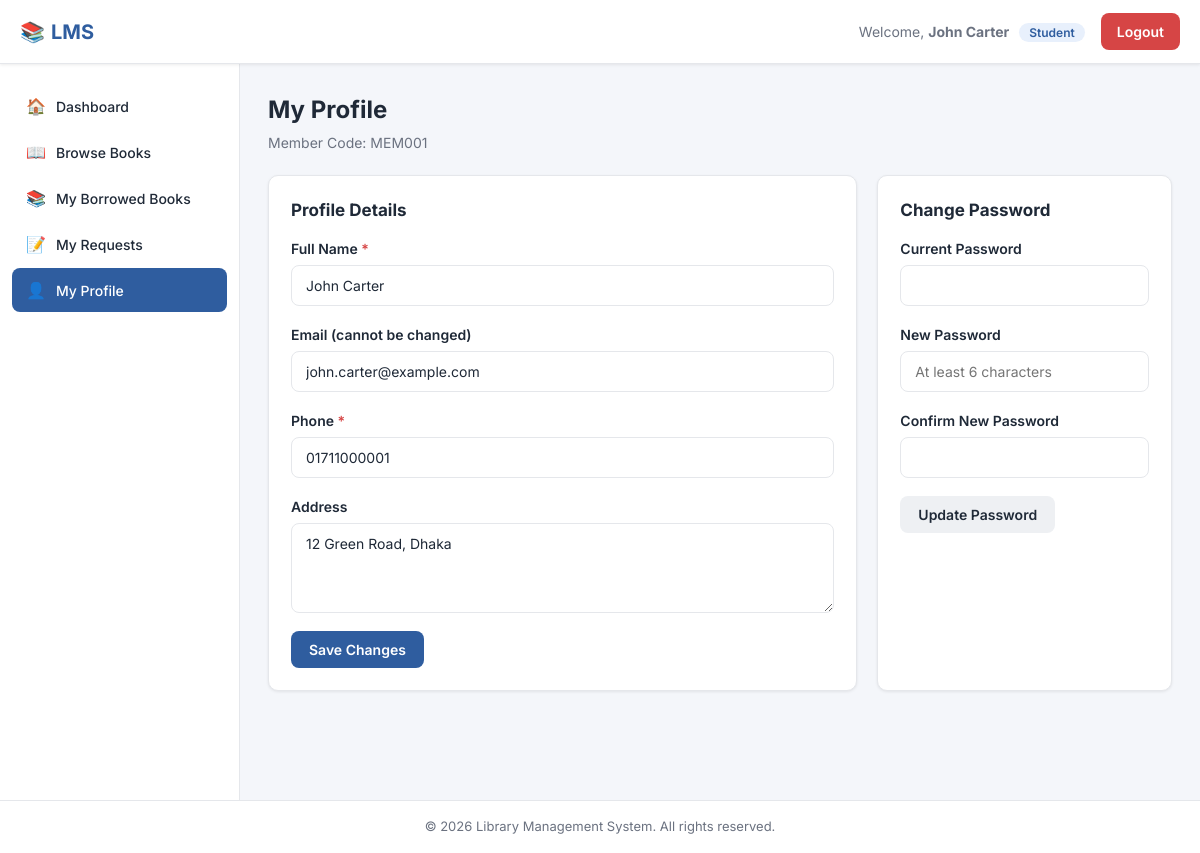
The page /student/profile.php (signed in) on the database its author committed.
### tables this page shows
CREATE TABLE members (
    member_id INT AUTO_INCREMENT PRIMARY KEY,
    member_code VARCHAR(20) NOT NULL UNIQUE,
    full_name VARCHAR(100) NOT NULL,
    email VARCHAR(100) NOT NULL UNIQUE,
    password VARCHAR(255) NOT NULL,        
    phone VARCHAR(20) NOT NULL,
    address VARCHAR(255),
    membership_date DATE NOT NULL,
    status ENUM('Pending', 'Active', 'Inactive', 'Rejected') NOT NULL DEFAULT 'Pending',
    approved_by INT DEFAULT NULL,
    FOREIGN KEY (approved_by) REFERENCES admins(admin_id) ON DELETE SET NULL
);

### student/profile.php (the view, shortened to what this page needs)
<?php
require_once '../config/config.php';
$studentId = $_SESSION['student_id'];
$stmt = $conn->prepare('SELECT * FROM members WHERE member_id = ?');
$stmt->bind_param('i', $studentId);
$stmt->execute();
$student = $stmt->get_result()->fetch_assoc();
include '../includes/header.php';
include '../includes/student_sidebar.php';
?>
<div class="page-header">
    <div>
        <h1>My Profile</h1>
        <p class="subtitle">Member Code: <?php echo htmlspecialchars($student['member_code']); ?></p>
    </div>
</div>
<div class="dash-grid">
    <div class="card">
        <h2>Profile Details</h2>
        <form method="POST" action="profile.php">
            <div class="form-group">
                <label for="full_name">Full Name <span class="required">*</span></label>
                <input type="text" id="full_name" name="full_name" value="<?php echo htmlspecialchars($student['full_name']); ?>">
            </div>
            <div class="form-group">
                <label>Email (cannot be changed)</label>
                <input type="email" value="<?php echo htmlspecialchars($student['email']); ?>" disabled>
            </div>
            <div class="form-group">
                <label for="phone">Phone <span class="required">*</span></label>
                <input type="text" id="phone" name="phone" value="<?php echo htmlspecialchars($student['phone']); ?>">
            </div>
            <div class="form-group">
                <label for="address">Address</label>
                <textarea id="address" name="address"><?php echo htmlspecialchars($student['address']); ?></textarea>
            </div>
            <button type="submit" class="btn btn-primary">Save Changes</button>
        </form>
    </div>
    <div class="card">
        <h3>Change Password</h3>
        <form method="POST" action="profile.php">
            <div class="form-group">
                <label for="current_password">Current Password</label>
                <input type="password" id="current_password" name="current_password">
            </div>
            <div class="form-group">
                <label for="new_password">New Password</label>
                <input type="password" id="new_password" name="new_password" placeholder="At least 6 characters">
            </div>
            <div class="form-group">
                <label for="confirm_new_password">Confirm New Password</label>
                <input type="password" id="confirm_new_password" name="confirm_new_password">
            </div>
            <button type="submit" class="btn btn-secondary">Update Password</button>
        </form>
    </div>
</div>
<?php include '../includes/footer.php'; ?>

### assets/css/style.css (style rules this page uses)
:root { --primary: #2f5d9f; --primary-dark: #234879; --primary-light: #e8f0fc; --accent: #f0a500; --success: #1e9e5a; --success-bg: #e6f7ee; --danger: #d64545; --danger-bg: #fdecec; --warning: #e8a33d; --warning-bg: #fdf3e2; --text-dark: #1f2937; --text-muted: #6b7280; --border-color: #e5e7eb; --bg-body: #f4f6fa; --bg-white: #ffffff; --radius: 10px; --shadow-sm: 0 1px 3px rgba(0,0,0,0.08); --shadow-md: 0 4px 14px rgba(0,0,0,0.08); --sidebar-width: 240px; --topbar-height: 64px; }
* { margin: 0; padding: 0; box-sizing: border-box; }
body { font-family: 'Inter', -apple-system, BlinkMacSystemFont, 'Segoe UI', sans-serif; background: var(--bg-body); color: var(--text-dark); line-height: 1.5; }
button { font-family: inherit; cursor: pointer; }
.page-header { display: flex; align-items: center; justify-content: space-between; margin-bottom: 22px; flex-wrap: wrap; gap: 12px; }
.page-header h1 { font-size: 24px; font-weight: 700; }
.page-header p.subtitle { color: var(--text-muted); font-size: 14px; margin-top: 4px; }
.btn { display: inline-flex; align-items: center; gap: 6px; padding: 10px 18px; border-radius: 8px; font-size: 14px; font-weight: 600; border: none; transition: transform .1s, box-shadow .15s, background .2s; }
.btn-primary { background: var(--primary); color: #fff; }
.btn-secondary { background: #eef0f3; color: var(--text-dark); }
.card { background: var(--bg-white); border-radius: var(--radius); box-shadow: var(--shadow-sm); border: 1px solid var(--border-color); padding: 22px; }
.dash-grid { display: grid; grid-template-columns: 2fr 1fr; gap: 20px; }
.card h2, .card h3 { margin-bottom: 14px; font-size: 17px; font-weight: 700; }
.form-group { margin-bottom: 18px; display: flex; flex-direction: column; gap: 6px; }
.form-group label { font-size: 14px; font-weight: 600; }
.form-group label .required { color: var(--danger); }
.form-group input, .form-group select, .form-group textarea { padding: 11px 14px; border: 1.5px solid var(--border-color); border-radius: 8px; font-size: 14px; font-family: inherit; transition: border-color .15s; background: #fff; color: var(--text-dark); }
.form-group textarea { resize: vertical; min-height: 90px; }

### rows shown on the page
members: member_code "MEM001", full_name "John Carter", email "john.carter@example.com", phone "01711000001", address "12 Green Road, Dhaka"

### other values the page prints
$welcome_name "John Carter"
$welcome_role "Student"
